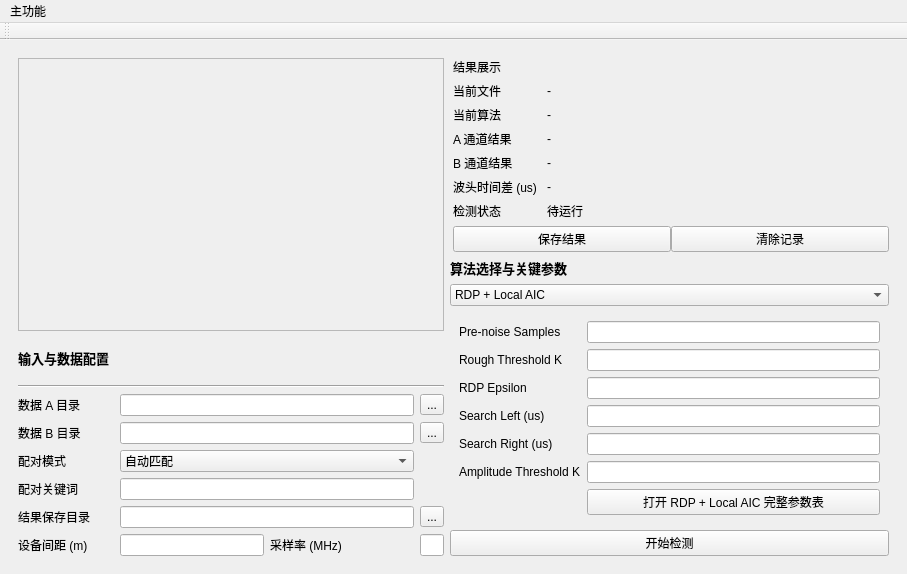
<?xml version='1.0' encoding='UTF-8'?>
<ui version="4.0">
 <class>MainWindow</class>
 <widget class="QMainWindow" name="MainWindow">
  <property name="geometry">
   <rect>
    <x>0</x>
    <y>0</y>
    <width>907</width>
    <height>522</height>
   </rect>
  </property>
  <property name="windowTitle">
   <string>Wavefront Locator</string>
  </property>
  <widget class="QWidget" name="centralwidget">
   <layout class="QHBoxLayout" name="horizontalLayout" stretch="0">
    <item>
     <widget class="QStackedWidget" name="mainStackedWidget">
      <widget class="QWidget" name="pageWavefrontDetection">
       <layout class="QHBoxLayout" name="horizontalLayout_3" stretch="5,3">
        <item>
         <layout class="QVBoxLayout" name="verticalLayout" stretch="5,4">
          <item>
           <widget class="QFrame" name="framePlotContainer">
            <property name="frameShape">
             <enum>QFrame::StyledPanel</enum>
            </property>
            <property name="frameShadow">
             <enum>QFrame::Raised</enum>
            </property>
           </widget>
          </item>
          <item>
           <layout class="QHBoxLayout" name="horizontalLayout_2" stretch="4">
            <item>
             <layout class="QGridLayout" name="gridLayout_3" columnstretch="2,3,3,1">
              <item row="3" column="1" colspan="2">
               <widget class="QLineEdit" name="editInputDirB">
                <property name="fieldKey" stdset="0">
                 <string>input_dir_b</string>
                </property>
               </widget>
              </item>
              <item row="4" column="0">
               <widget class="QLabel" name="labelMatchMode">
                <property name="text">
                 <string>配对模式</string>
                </property>
               </widget>
              </item>
              <item row="2" column="3">
               <widget class="QToolButton" name="btnBrowseInputDirA">
                <property name="text">
                 <string>...</string>
                </property>
                <property name="targetFieldKey" stdset="0">
                 <string>input_dir_a</string>
                </property>
               </widget>
              </item>
              <item row="6" column="3">
               <widget class="QToolButton" name="btnBrowseOutputDir">
                <property name="text">
                 <string>...</string>
                </property>
                <property name="targetFieldKey" stdset="0">
                 <string>output_dir</string>
                </property>
               </widget>
              </item>
              <item row="5" column="1" colspan="2">
               <widget class="QLineEdit" name="editPairKeyword">
                <property name="fieldKey" stdset="0">
                 <string>pair_keyword</string>
                </property>
               </widget>
              </item>
              <item row="2" column="0">
               <widget class="QLabel" name="labelInputDirA">
                <property name="text">
                 <string>数据 A 目录</string>
                </property>
               </widget>
              </item>
              <item row="7" column="2">
               <widget class="QLabel" name="labelSamplingFreq">
                <property name="text">
                 <string>采样率 (MHz)</string>
                </property>
               </widget>
              </item>
              <item row="6" column="0">
               <widget class="QLabel" name="labelOutputDir">
                <property name="text">
                 <string>结果保存目录</string>
                </property>
               </widget>
              </item>
              <item row="7" column="3">
               <widget class="QLineEdit" name="editSamplingFreqMHz">
                <property name="sizePolicy">
                 <sizepolicy hsizetype="Ignored" vsizetype="Fixed">
                  <horstretch>0</horstretch>
                  <verstretch>0</verstretch>
                 </sizepolicy>
                </property>
                <property name="fieldKey" stdset="0">
                 <string>sampling_freq_mhz</string>
                </property>
               </widget>
              </item>
              <item row="3" column="3">
               <widget class="QToolButton" name="btnBrowseInputDirB">
                <property name="text">
                 <string>...</string>
                </property>
                <property name="targetFieldKey" stdset="0">
                 <string>input_dir_b</string>
                </property>
               </widget>
              </item>
              <item row="0" column="0" colspan="4">
               <widget class="QLabel" name="labelInputSectionTitle">
                <property name="font">
                 <font>
                  <pointsize>10</pointsize>
                  <bold>true</bold>
                 </font>
                </property>
                <property name="text">
                 <string>输入与数据配置</string>
                </property>
               </widget>
              </item>
              <item row="5" column="0">
               <widget class="QLabel" name="labelPairKeyword">
                <property name="text">
                 <string>配对关键词</string>
                </property>
               </widget>
              </item>
              <item row="6" column="1" colspan="2">
               <widget class="QLineEdit" name="editOutputDir">
                <property name="fieldKey" stdset="0">
                 <string>output_dir</string>
                </property>
               </widget>
              </item>
              <item row="1" column="0" colspan="4">
               <widget class="Line" name="line">
                <property name="orientation">
                 <enum>Qt::Horizontal</enum>
                </property>
               </widget>
              </item>
              <item row="7" column="0">
               <widget class="QLabel" name="labelSensorDistance">
                <property name="text">
                 <string>设备间距 (m)</string>
                </property>
               </widget>
              </item>
              <item row="2" column="1" colspan="2">
               <widget class="QLineEdit" name="editInputDirA">
                <property name="fieldKey" stdset="0">
                 <string>input_dir_a</string>
                </property>
               </widget>
              </item>
              <item row="4" column="1" colspan="2">
               <widget class="QComboBox" name="comboMatchMode">
                <item>
                 <property name="text">
                  <string>自动匹配</string>
                 </property>
                </item>
                <item>
                 <property name="text">
                  <string>指定关键词</string>
                 </property>
                </item>
                <property name="fieldKey" stdset="0">
                 <string>pair_mode</string>
                </property>
               </widget>
              </item>
              <item row="7" column="1">
               <widget class="QLineEdit" name="editSensorDistanceM">
                <property name="fieldKey" stdset="0">
                 <string>sensor_distance_m</string>
                </property>
               </widget>
              </item>
              <item row="3" column="0">
               <widget class="QLabel" name="labelInputDirB">
                <property name="text">
                 <string>数据 B 目录</string>
                </property>
               </widget>
              </item>
             </layout>
            </item>
           </layout>
          </item>
         </layout>
        </item>
        <item>
         <layout class="QVBoxLayout" name="verticalLayout_2" stretch="3,5">
          <item>
           <layout class="QFormLayout" name="formLayout">
            <property name="horizontalSpacing">
             <number>10</number>
            </property>
            <property name="verticalSpacing">
             <number>6</number>
            </property>
            <property name="leftMargin">
             <number>3</number>
            </property>
            <property name="rightMargin">
             <number>0</number>
            </property>
            <property name="bottomMargin">
             <number>0</number>
            </property>
            <item row="0" column="0" colspan="2">
             <widget class="QLabel" name="labelResultSectionTitle">
              <property name="text">
               <string>结果展示</string>
              </property>
             </widget>
            </item>
            <item row="1" column="0">
             <widget class="QLabel" name="labelCurrentFile">
              <property name="text">
               <string>当前文件</string>
              </property>
             </widget>
            </item>
            <item row="1" column="1">
             <widget class="QLabel" name="valueCurrentFile">
              <property name="text">
               <string>-</string>
              </property>
             </widget>
            </item>
            <item row="2" column="0">
             <widget class="QLabel" name="labelCurrentAlgorithm">
              <property name="text">
               <string>当前算法</string>
              </property>
             </widget>
            </item>
            <item row="2" column="1">
             <widget class="QLabel" name="valueCurrentAlgorithm">
              <property name="text">
               <string>-</string>
              </property>
             </widget>
            </item>
            <item row="3" column="0">
             <widget class="QLabel" name="labelChannelAResult">
              <property name="text">
               <string>A 通道结果</string>
              </property>
             </widget>
            </item>
            <item row="3" column="1">
             <widget class="QLabel" name="valueChannelAResult">
              <property name="text">
               <string>-</string>
              </property>
             </widget>
            </item>
            <item row="4" column="0">
             <widget class="QLabel" name="labelChannelBResult">
              <property name="text">
               <string>B 通道结果</string>
              </property>
             </widget>
            </item>
            <item row="4" column="1">
             <widget class="QLabel" name="valueChannelBResult">
              <property name="text">
               <string>-</string>
              </property>
             </widget>
            </item>
            <item row="5" column="0">
             <widget class="QLabel" name="labelTimeDifference">
              <property name="text">
               <string>波头时间差 (us)</string>
              </property>
             </widget>
            </item>
            <item row="5" column="1">
             <widget class="QLabel" name="valueTimeDifference">
              <property name="text">
               <string>-</string>
              </property>
             </widget>
            </item>
            <item row="6" column="0">
             <widget class="QLabel" name="labelDetectionStatus">
              <property name="text">
               <string>检测状态</string>
              </property>
             </widget>
            </item>
            <item row="6" column="1">
             <widget class="QLabel" name="valueDetectionStatus">
              <property name="text">
               <string>待运行</string>
              </property>
             </widget>
            </item>
            <item row="7" column="0" colspan="2">
             <layout class="QHBoxLayout" name="horizontalLayout_4">
              <item>
               <widget class="QPushButton" name="btnSaveResult">
                <property name="sizePolicy">
                 <sizepolicy hsizetype="Minimum" vsizetype="Fixed">
                  <horstretch>0</horstretch>
                  <verstretch>0</verstretch>
                 </sizepolicy>
                </property>
                <property name="minimumSize">
                 <size>
                  <width>60</width>
                  <height>0</height>
                 </size>
                </property>
                <property name="text">
                 <string>保存结果</string>
                </property>
                <property name="actionKey" stdset="0">
                 <string>save_result</string>
                </property>
               </widget>
              </item>
              <item>
               <widget class="QPushButton" name="btnClearResult">
                <property name="minimumSize">
                 <size>
                  <width>60</width>
                  <height>0</height>
                 </size>
                </property>
                <property name="text">
                 <string>清除记录</string>
                </property>
                <property name="actionKey" stdset="0">
                 <string>clear_result</string>
                </property>
               </widget>
              </item>
             </layout>
            </item>
           </layout>
          </item>
          <item>
           <layout class="QVBoxLayout" name="verticalLayout_3">
            <item>
             <widget class="QLabel" name="labelAlgorithmSectionTitle">
              <property name="font">
               <font>
                <pointsize>10</pointsize>
                <bold>true</bold>
               </font>
              </property>
              <property name="text">
               <string>算法选择与关键参数</string>
              </property>
             </widget>
            </item>
            <item>
             <widget class="QComboBox" name="comboAlgorithm">
              <item>
               <property name="text">
                <string>RDP + Local AIC</string>
               </property>
              </item>
              <item>
               <property name="text">
                <string>RDP + Global ICEEMDAN-TEO</string>
               </property>
              </item>
              <property name="fieldKey" stdset="0">
               <string>algorithm_id</string>
              </property>
              <property name="toolTip">
               <string>Select algorithm and switch the corresponding key-parameter page</string>
              </property>
             </widget>
            </item>
            <item>
             <widget class="QStackedWidget" name="stackedAlgorithmKeyParams">
              <property name="currentIndex">
               <number>0</number>
              </property>
              <widget class="QWidget" name="pageRdpLocalAicKeyParams">
               <layout class="QFormLayout" name="formLayoutRdpLocalAicKeyParams">
                <item row="0" column="0">
                 <widget class="QLabel" name="labelRdpPreN">
                  <property name="text">
                   <string>Pre-noise Samples</string>
                  </property>
                 </widget>
                </item>
                <item row="0" column="1">
                 <widget class="QLineEdit" name="editRdpLocalAic_pre_n">
                  <property name="algorithmId" stdset="0">
                   <string>rdp_local_aic</string>
                  </property>
                  <property name="paramKey" stdset="0">
                   <string>pre_n</string>
                  </property>
                  <property name="paramType" stdset="0">
                   <string>int</string>
                  </property>
                 </widget>
                </item>
                <item row="1" column="0">
                 <widget class="QLabel" name="labelRdpRoughK">
                  <property name="text">
                   <string>Rough Threshold K</string>
                  </property>
                 </widget>
                </item>
                <item row="1" column="1">
                 <widget class="QLineEdit" name="editRdpLocalAic_rough_k">
                  <property name="algorithmId" stdset="0">
                   <string>rdp_local_aic</string>
                  </property>
                  <property name="paramKey" stdset="0">
                   <string>rough_k</string>
                  </property>
                  <property name="paramType" stdset="0">
                   <string>float</string>
                  </property>
                 </widget>
                </item>
                <item row="2" column="0">
                 <widget class="QLabel" name="labelRdpEpsilon">
                  <property name="text">
                   <string>RDP Epsilon</string>
                  </property>
                 </widget>
                </item>
                <item row="2" column="1">
                 <widget class="QLineEdit" name="editRdpLocalAic_rdp_epsilon">
                  <property name="algorithmId" stdset="0">
                   <string>rdp_local_aic</string>
                  </property>
                  <property name="paramKey" stdset="0">
                   <string>rdp_epsilon</string>
                  </property>
                  <property name="paramType" stdset="0">
                   <string>float</string>
                  </property>
                 </widget>
                </item>
                <item row="3" column="0">
                 <widget class="QLabel" name="labelRdpSearchLeftUs">
                  <property name="text">
                   <string>Search Left (us)</string>
                  </property>
                 </widget>
                </item>
                <item row="3" column="1">
                 <widget class="QLineEdit" name="editRdpLocalAic_search_left_us">
                  <property name="algorithmId" stdset="0">
                   <string>rdp_local_aic</string>
                  </property>
                  <property name="paramKey" stdset="0">
                   <string>search_left_us</string>
                  </property>
                  <property name="paramType" stdset="0">
                   <string>float</string>
                  </property>
                 </widget>
                </item>
                <item row="4" column="0">
                 <widget class="QLabel" name="labelRdpSearchRightUs">
                  <property name="text">
                   <string>Search Right (us)</string>
                  </property>
                 </widget>
                </item>
                <item row="4" column="1">
                 <widget class="QLineEdit" name="editRdpLocalAic_search_right_us">
                  <property name="algorithmId" stdset="0">
                   <string>rdp_local_aic</string>
                  </property>
                  <property name="paramKey" stdset="0">
                   <string>search_right_us</string>
                  </property>
                  <property name="paramType" stdset="0">
                   <string>float</string>
                  </property>
                 </widget>
                </item>
                <item row="6" column="1">
                 <widget class="QPushButton" name="btnOpenRdpLocalAicParamDialog">
                  <property name="text">
                   <string>打开 RDP + Local AIC 完整参数表</string>
                  </property>
                  <property name="algorithmId" stdset="0">
                   <string>rdp_local_aic</string>
                  </property>
                 </widget>
                </item>
                <item row="5" column="0">
                 <widget class="QLabel" name="labelRdpAmpK">
                  <property name="text">
                   <string>Amplitude Threshold K</string>
                  </property>
                 </widget>
                </item>
                <item row="5" column="1">
                 <widget class="QLineEdit" name="editRdpLocalAic_amp_k">
                  <property name="algorithmId" stdset="0">
                   <string>rdp_local_aic</string>
                  </property>
                  <property name="paramKey" stdset="0">
                   <string>amp_k</string>
                  </property>
                  <property name="paramType" stdset="0">
                   <string>float</string>
                  </property>
                 </widget>
                </item>
               </layout>
               <property name="algorithmId" stdset="0">
                <string>rdp_local_aic</string>
               </property>
              </widget>
              <widget class="QWidget" name="pageIceemdanTeoKeyParams">
               <layout class="QFormLayout" name="formLayoutIceemdanTeoKeyParams">
                <item row="0" column="0">
                 <widget class="QLabel" name="labelIceRdpEpsilon">
                  <property name="text">
                   <string>RDP Epsilon</string>
                  </property>
                 </widget>
                </item>
                <item row="0" column="1">
                 <widget class="QLineEdit" name="editIceemdanTeo_rdp_epsilon">
                  <property name="algorithmId" stdset="0">
                   <string>rdp_global_iceemdan_teo</string>
                  </property>
                  <property name="paramKey" stdset="0">
                   <string>rdp_epsilon</string>
                  </property>
                  <property name="paramType" stdset="0">
                   <string>float</string>
                  </property>
                 </widget>
                </item>
                <item row="1" column="0">
                 <widget class="QLabel" name="labelIceEnsembleSize">
                  <property name="text">
                   <string>ICEEMDAN Ensemble Size</string>
                  </property>
                 </widget>
                </item>
                <item row="1" column="1">
                 <widget class="QLineEdit" name="editIceemdanTeo_ensemble_size">
                  <property name="algorithmId" stdset="0">
                   <string>rdp_global_iceemdan_teo</string>
                  </property>
                  <property name="paramKey" stdset="0">
                   <string>ensemble_size</string>
                  </property>
                  <property name="paramType" stdset="0">
                   <string>int</string>
                  </property>
                 </widget>
                </item>
                <item row="2" column="0">
                 <widget class="QLabel" name="labelIceNoiseStrength">
                  <property name="text">
                   <string>ICEEMDAN Noise Strength</string>
                  </property>
                 </widget>
                </item>
                <item row="2" column="1">
                 <widget class="QLineEdit" name="editIceemdanTeo_noise_strength">
                  <property name="algorithmId" stdset="0">
                   <string>rdp_global_iceemdan_teo</string>
                  </property>
                  <property name="paramKey" stdset="0">
                   <string>noise_strength</string>
                  </property>
                  <property name="paramType" stdset="0">
                   <string>float</string>
                  </property>
                 </widget>
                </item>
                <item row="3" column="0">
                 <widget class="QLabel" name="labelIceSigmaK">
                  <property name="text">
                   <string>Threshold Sigma K</string>
                  </property>
                 </widget>
                </item>
                <item row="3" column="1">
                 <widget class="QLineEdit" name="editIceemdanTeo_sigma_k">
                  <property name="algorithmId" stdset="0">
                   <string>rdp_global_iceemdan_teo</string>
                  </property>
                  <property name="paramKey" stdset="0">
                   <string>sigma_k</string>
                  </property>
                  <property name="paramType" stdset="0">
                   <string>float</string>
                  </property>
                 </widget>
                </item>
                <item row="4" column="0">
                 <widget class="QLabel" name="labelIcePickMode">
                  <property name="text">
                   <string>Head Pick Mode</string>
                  </property>
                 </widget>
                </item>
                <item row="4" column="1">
                 <widget class="QComboBox" name="comboIceemdanTeo_pick_mode">
                  <item>
                   <property name="text">
                    <string>first_cross</string>
                   </property>
                  </item>
                  <item>
                   <property name="text">
                    <string>max</string>
                   </property>
                  </item>
                  <item>
                   <property name="text">
                    <string>first_sig_slope</string>
                   </property>
                  </item>
                  <property name="algorithmId" stdset="0">
                   <string>rdp_global_iceemdan_teo</string>
                  </property>
                  <property name="paramKey" stdset="0">
                   <string>pick_mode</string>
                  </property>
                  <property name="paramType" stdset="0">
                   <string>choice</string>
                  </property>
                 </widget>
                </item>
                <item row="6" column="1">
                 <widget class="QPushButton" name="btnOpenIceemdanTeoParamDialog">
                  <property name="text">
                   <string>打开 RDP + Global ICEEMDAN-TEO 完整参数表</string>
                  </property>
                  <property name="algorithmId" stdset="0">
                   <string>rdp_global_iceemdan_teo</string>
                  </property>
                 </widget>
                </item>
                <item row="5" column="0">
                 <widget class="QLabel" name="labelIceCrossConsecutive">
                  <property name="text">
                   <string>Cross Consecutive</string>
                  </property>
                 </widget>
                </item>
                <item row="5" column="1">
                 <widget class="QLineEdit" name="editIceemdanTeo_cross_consecutive">
                  <property name="algorithmId" stdset="0">
                   <string>rdp_global_iceemdan_teo</string>
                  </property>
                  <property name="paramKey" stdset="0">
                   <string>cross_consecutive</string>
                  </property>
                  <property name="paramType" stdset="0">
                   <string>int</string>
                  </property>
                 </widget>
                </item>
               </layout>
               <property name="algorithmId" stdset="0">
                <string>rdp_global_iceemdan_teo</string>
               </property>
              </widget>
              <property name="toolTip">
               <string>Key parameter pages for each algorithm</string>
              </property>
             </widget>
            </item>
            <item>
             <widget class="QPushButton" name="btnRunDetection">
              <property name="text">
               <string>开始检测</string>
              </property>
              <property name="actionKey" stdset="0">
               <string>run_detection</string>
              </property>
             </widget>
            </item>
           </layout>
          </item>
         </layout>
        </item>
       </layout>
      </widget>
      <widget class="QWidget" name="pageReserved" />
     </widget>
    </item>
   </layout>
  </widget>
  <widget class="QMenuBar" name="menubar">
   <property name="geometry">
    <rect>
     <x>0</x>
     <y>0</y>
     <width>907</width>
     <height>21</height>
    </rect>
   </property>
   <widget class="QMenu" name="menu">
    <property name="title">
     <string>主功能</string>
    </property>
   </widget>
   <addaction name="menu" />
  </widget>
  <widget class="QToolBar" name="toolBar">
   <property name="windowTitle">
    <string>toolBar</string>
   </property>
   <attribute name="toolBarArea">
    <enum>TopToolBarArea</enum>
   </attribute>
   <attribute name="toolBarBreak">
    <bool>false</bool>
   </attribute>
  </widget>
 </widget>
 <resources />
 <connections />
</ui>
